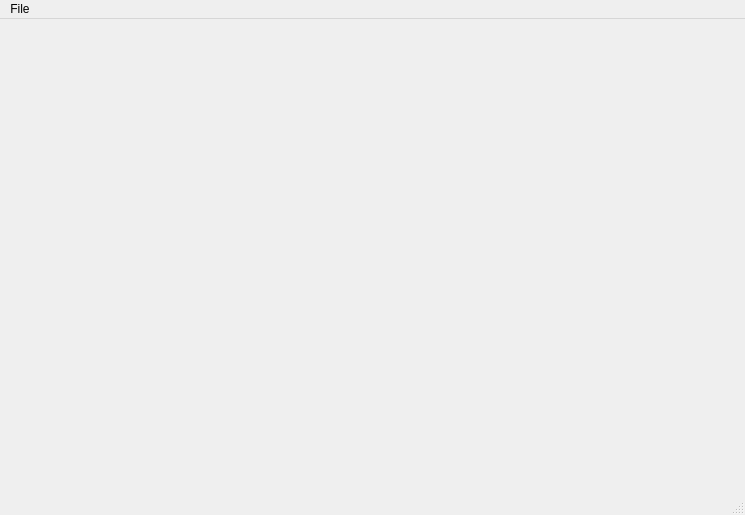
<?xml version="1.0" encoding="UTF-8"?>
<ui version="4.0">
 <class>MainWindow</class>
 <widget class="QMainWindow" name="MainWindow">
  <property name="geometry">
   <rect>
    <x>0</x>
    <y>0</y>
    <width>745</width>
    <height>515</height>
   </rect>
  </property>
  <property name="windowTitle">
   <string>MainWindow</string>
  </property>
  <widget class="QWidget" name="centralwidget"/>
  <widget class="QMenuBar" name="menubar">
   <property name="geometry">
    <rect>
     <x>0</x>
     <y>0</y>
     <width>745</width>
     <height>30</height>
    </rect>
   </property>
   <widget class="QMenu" name="menuFile">
    <property name="title">
     <string>File</string>
    </property>
   </widget>
   <addaction name="menuFile"/>
  </widget>
  <widget class="QStatusBar" name="statusbar"/>
 </widget>
 <resources/>
 <connections/>
</ui>
